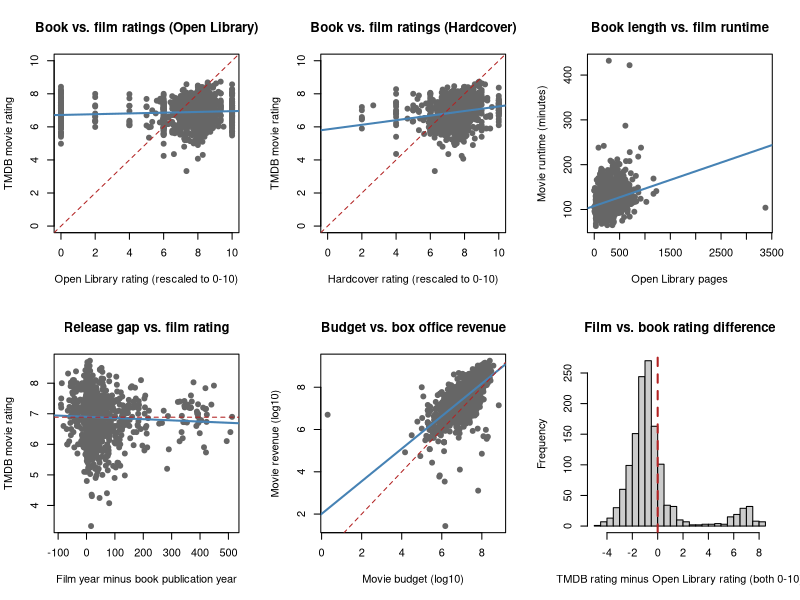

R code for this plot:
dat <- read.csv("coverage_sample.csv", nrows = 2000, stringsAsFactors = FALSE)

cat("Rows in this EDA sample:", nrow(dat), "\n")

eda_vars <- c(
  "rating_tmdb", "rating_OL", "rating_HC", "votes_tmdb",
  "runtime_tmdb", "pages_OL", "pages_HC", "date_OL",
  "budget_tmdb", "revenue_tmdb"
)

cat("\nSummary of key variables:\n")
print(summary(dat[eda_vars]))

cat("\nMissing values by column (proportion):\n")
print(round(sort(colMeans(is.na(dat)), decreasing = TRUE), 2))

cat("\nMost common book forms:\n")
form_counts <- sort(table(dat$form), decreasing = TRUE)
print(head(form_counts, 10))

cat("\nZero values in budget, revenue, and book publication year:\n")
print(sapply(dat[c("budget_tmdb", "revenue_tmdb", "date_OL")],
             function(x) sum(x == 0, na.rm = TRUE)))

plot_relationship <- function(x, y, xlab, ylab, main,
                              xlim = NULL, ylim = NULL) {
  keep <- complete.cases(x, y)
  cat("\n", main, "- complete pairs:", sum(keep), sep = "")

  plot(x[keep], y[keep], xlab = xlab, ylab = ylab, main = main,
       pch = 19, col = "gray40", xlim = xlim, ylim = ylim)

  if (sum(keep) > 1 && length(unique(x[keep])) > 1) {
    abline(lm(y[keep] ~ x[keep]), col = "steelblue", lwd = 2)
    cat("; Pearson correlation:",
        round(cor(x[keep], y[keep]), 2), "\n")
  } else {
    cat("\n")
  }
}

# Convert book ratings from a 0-5 scale to the TMDB 0-10 scale.
book_rating_OL <- dat$rating_OL * 2
book_rating_HC <- dat$rating_HC * 2

par(mfrow = c(2, 3))

plot_relationship(
  book_rating_OL, dat$rating_tmdb,
  "Open Library rating (rescaled to 0-10)", "TMDB movie rating",
  "Book vs. film ratings (Open Library)", xlim = c(0, 10), ylim = c(0, 10)
)
abline(0, 1, col = "firebrick", lty = 2)

plot_relationship(
  book_rating_HC, dat$rating_tmdb,
  "Hardcover rating (rescaled to 0-10)", "TMDB movie rating",
  "Book vs. film ratings (Hardcover)", xlim = c(0, 10), ylim = c(0, 10)
)
abline(0, 1, col = "firebrick", lty = 2)

plot_relationship(
  dat$pages_OL, dat$runtime_tmdb,
  "Open Library pages", "Movie runtime (minutes)",
  "Book length vs. film runtime"
)

movie_year <- as.numeric(format(as.Date(dat$date_tmdb), "%Y"))
release_gap <- movie_year - ifelse(dat$date_OL > 0, dat$date_OL, NA)
plot_relationship(
  release_gap, dat$rating_tmdb,
  "Film year minus book publication year", "TMDB movie rating",
  "Release gap vs. film rating"
)
abline(h = mean(dat$rating_tmdb, na.rm = TRUE), col = "firebrick", lty = 2)

positive_budget <- ifelse(dat$budget_tmdb > 0, log10(dat$budget_tmdb), NA)
positive_revenue <- ifelse(dat$revenue_tmdb > 0, log10(dat$revenue_tmdb), NA)
plot_relationship(
  positive_budget, positive_revenue,
  "Movie budget (log10)", "Movie revenue (log10)",
  "Budget vs. box office revenue"
)
abline(0, 1, col = "firebrick", lty = 2)

rating_difference <- dat$rating_tmdb - book_rating_OL
rating_difference <- rating_difference[is.finite(rating_difference)]
hist(rating_difference, breaks = 20,
     xlab = "TMDB rating minus Open Library rating (both 0-10)",
     main = "Film vs. book rating difference", col = "gray80")
abline(v = 0, col = "firebrick", lwd = 2, lty = 2)

par(mfrow = c(1, 1))

cat("\nRating difference summary (TMDB minus rescaled Open Library):\n")
print(summary(dat$rating_tmdb - book_rating_OL))




valid_finance <- subset(dat, !is.na(revenue_tmdb) & !is.na(title_tmdb) & revenue_tmdb > 0)
if (nrow(valid_finance) > 0) {
  lowest_revenue_rows <- valid_finance[order(valid_finance$revenue_tmdb), c("title_tmdb", "revenue_tmdb")][1:10, ]
  cat("\nMovies with the lowest 10 positive revenues:\n")
  print(lowest_revenue_rows)
} else {
  cat("\nNo movies with positive revenue were found.\n")
}

cat("\nFinancial amounts are nominal and are not adjusted for inflation.\n")
cat("These plots are exploratory; associations do not establish causation.\n")
